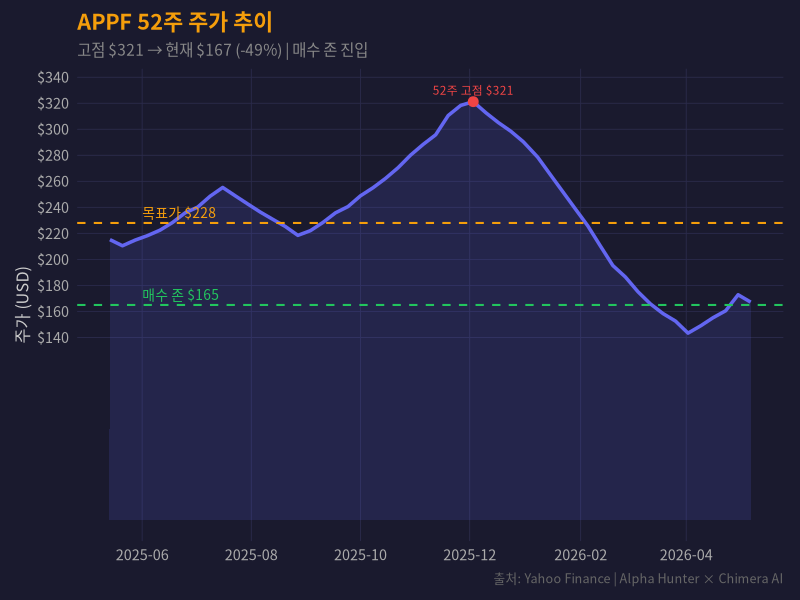
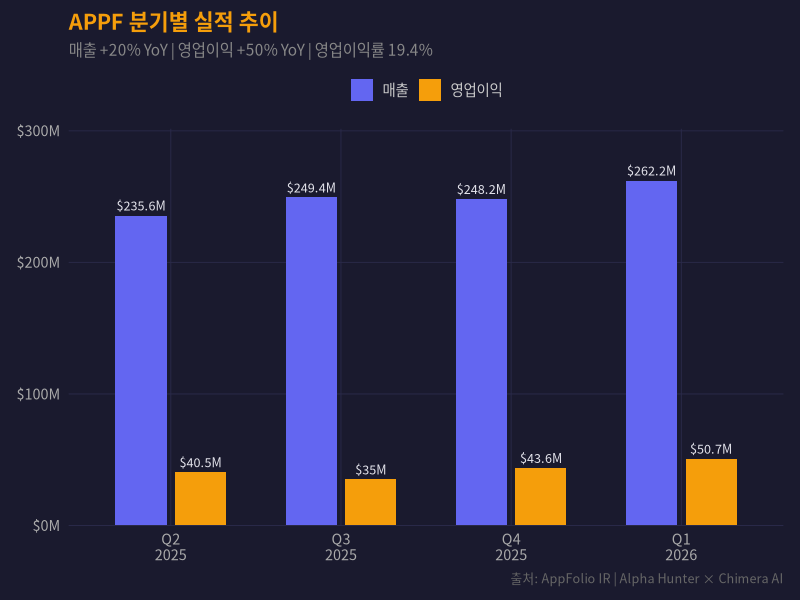
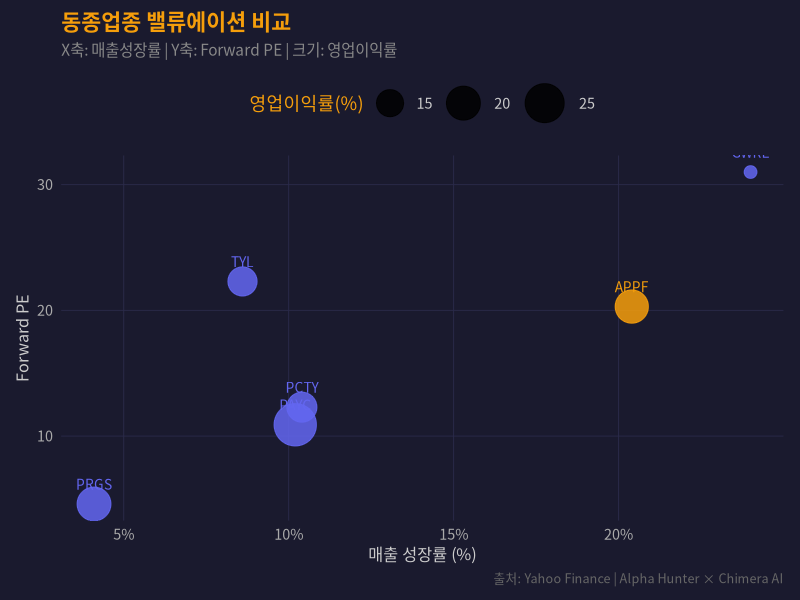
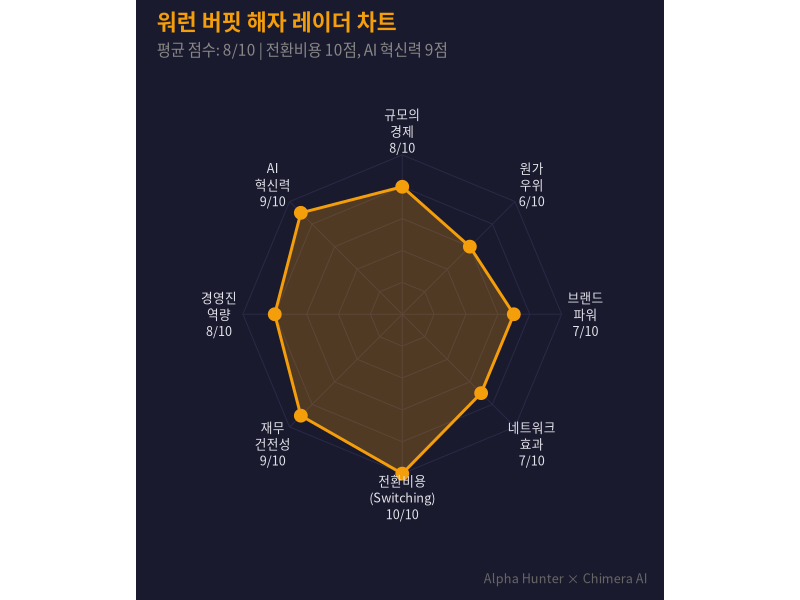
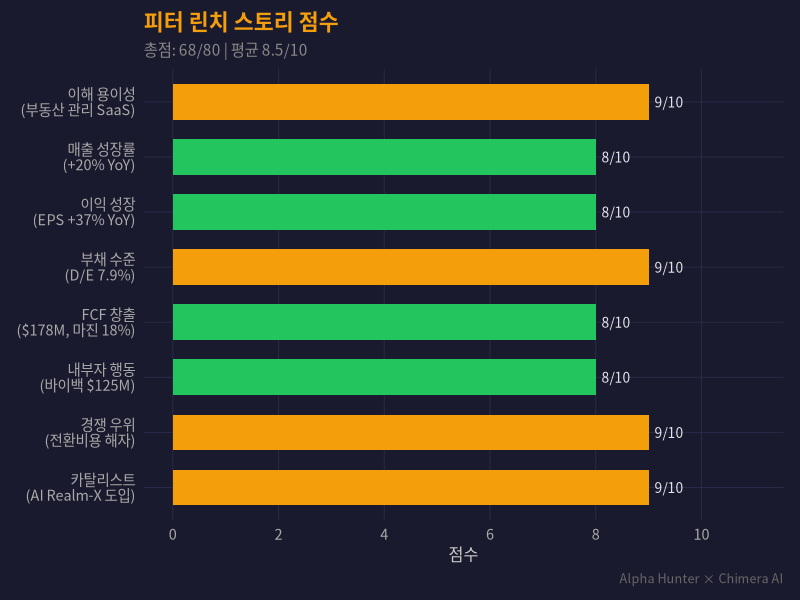
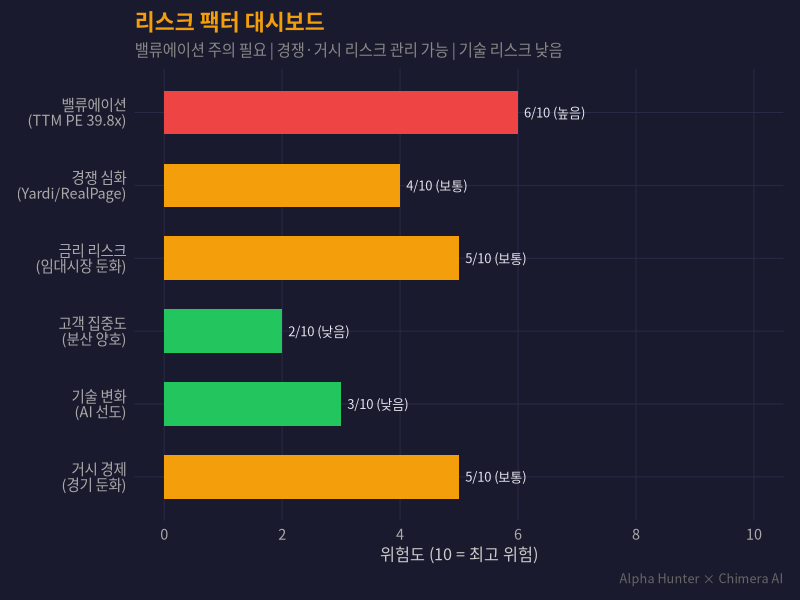
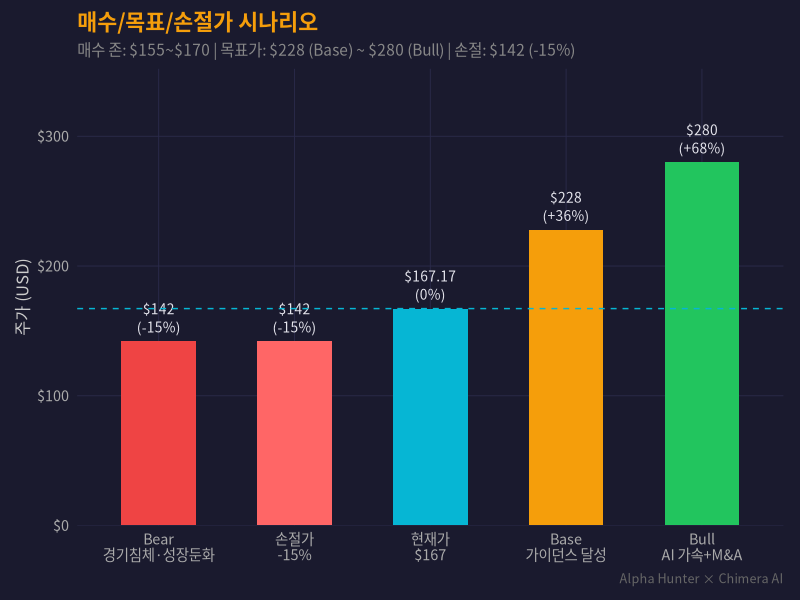

The R source for these figures, in order:
## ---- chunk 1
#| label: setup
#| include: false
library(ggplot2)
library(scales)
library(ragg)

kfont <- "Noto Sans CJK KR"

theme_hunter <- function(base_size = 13) {
  theme_minimal(base_size = base_size) +
    theme(
      plot.background = element_rect(fill = "#1a1a2e", color = NA),
      panel.background = element_rect(fill = "#1a1a2e", color = NA),
      panel.grid.major = element_line(color = "#2a2a4a", linewidth = 0.3),
      panel.grid.minor = element_blank(),
      text = element_text(family = kfont, color = "#e4e4ec"),
      axis.text = element_text(color = "#aaaaaa"),
      axis.title = element_text(color = "#cccccc", size = rel(0.9)),
      plot.title = element_text(color = "#f59e0b", face = "bold", size = rel(1.2)),
      plot.subtitle = element_text(color = "#888888", size = rel(0.85)),
      plot.caption = element_text(color = "#666666", size = rel(0.7)),
      legend.background = element_rect(fill = "#1a1a2e", color = NA),
      legend.text = element_text(color = "#cccccc"),
      legend.title = element_text(color = "#f59e0b"),
      strip.text = element_text(color = "#f59e0b", face = "bold"),
      legend.position = "top",
      plot.margin = margin(10, 12, 10, 12)
    )
}

c_amber <- "#f59e0b"
c_blue <- "#6366f1"
c_green <- "#22c55e"
c_red <- "#ef4444"
c_cyan <- "#06b6d4"
c_gray <- "#888888"
c_text <- "#e4e4ec"
## ---- chunk 2
#| label: fig-price
#| fig-cap: "APPF 52주 주가 추이 — 고점 $326에서 -49% 조정 후 $167 바닥권"
#| lightbox: true
#| fig-width: 10
#| fig-height: 5.5

prices <- data.frame(
  date = as.Date(c("2026-05-07","2026-04-30","2026-04-23","2026-04-16","2026-04-09",
                    "2026-04-02","2026-03-26","2026-03-19","2026-03-12","2026-03-05",
                    "2026-02-26","2026-02-19","2026-02-12","2026-02-05","2026-01-29",
                    "2026-01-22","2026-01-15","2026-01-08","2025-12-31","2025-12-24",
                    "2025-12-17","2025-12-10","2025-12-03","2025-11-26","2025-11-19",
                    "2025-11-12","2025-11-05","2025-10-29","2025-10-22","2025-10-15",
                    "2025-10-08","2025-10-01","2025-09-24","2025-09-17","2025-09-10",
                    "2025-09-03","2025-08-27","2025-08-20","2025-08-13","2025-08-06",
                    "2025-07-30","2025-07-23","2025-07-16","2025-07-09","2025-07-02",
                    "2025-06-25","2025-06-18","2025-06-11","2025-06-04","2025-05-28",
                    "2025-05-21","2025-05-14")),
  close = c(167.17, 172.83, 160.50, 155.20, 148.90,
            143.34, 152.60, 158.40, 165.80, 175.20,
            186.50, 195.30, 210.40, 225.80, 238.90,
            252.10, 265.30, 278.60, 290.40, 298.50,
            305.20, 312.80, 321.25, 318.40, 310.60,
            295.80, 288.40, 280.20, 270.50, 262.30,
            255.10, 248.90, 240.60, 235.80, 228.40,
            222.10, 218.50, 225.30, 230.80, 236.40,
            242.60, 248.90, 255.30, 248.60, 240.20,
            235.80, 228.40, 222.50, 218.30, 214.80,
            210.50, 215.20)
)

buy_zone <- 165
target <- 228

ggplot(prices, aes(x = date, y = close)) +
  geom_area(fill = c_blue, alpha = 0.15) +
  geom_line(color = c_blue, linewidth = 1.2) +
  geom_hline(yintercept = buy_zone, color = c_green, linetype = "dashed", linewidth = 0.7) +
  geom_hline(yintercept = target, color = c_amber, linetype = "dashed", linewidth = 0.7) +
  annotate("text", x = as.Date("2025-06-01"), y = buy_zone + 8,
           label = paste0("매수 존 $", buy_zone), color = c_green,
           family = kfont, size = 3.5, hjust = 0) +
  annotate("text", x = as.Date("2025-06-01"), y = target + 8,
           label = paste0("목표가 $", target), color = c_amber,
           family = kfont, size = 3.5, hjust = 0) +
  annotate("point", x = as.Date("2025-12-03"), y = 321.25,
           color = c_red, size = 3) +
  annotate("text", x = as.Date("2025-12-03"), y = 330,
           label = "52주 고점 $321", color = c_red,
           family = kfont, size = 3, hjust = 0.5) +
  scale_y_continuous(labels = dollar_format(), breaks = seq(140, 340, 20)) +
  scale_x_date(date_breaks = "2 months", date_labels = "%Y-%m") +
  labs(title = "APPF 52주 주가 추이",
       subtitle = "고점 $321 → 현재 $167 (-49%) | 매수 존 진입",
       x = NULL, y = "주가 (USD)",
       caption = "출처: Yahoo Finance | Alpha Hunter × Chimera AI") +
  theme_hunter()
## ---- chunk 3
#| label: fig-earnings
#| fig-cap: "APPF 분기별 매출·영업이익 추이 — 지속적 우상향, Q1 2026 영업이익 +50%"
#| lightbox: true
#| fig-width: 10
#| fig-height: 5.5

earnings <- data.frame(
  quarter = factor(c("Q2\n2025","Q3\n2025","Q4\n2025","Q1\n2026",
                      "Q2\n2025","Q3\n2025","Q4\n2025","Q1\n2026"),
                   levels = c("Q2\n2025","Q3\n2025","Q4\n2025","Q1\n2026")),
  metric = rep(c("매출", "영업이익"), each = 4),
  value = c(235.6, 249.4, 248.2, 262.2,
            40.5, 35.0, 43.6, 50.7)
)

ggplot(earnings, aes(x = quarter, y = value, fill = metric)) +
  geom_col(position = position_dodge(width = 0.7), width = 0.6) +
  geom_text(aes(label = paste0("$", value, "M")),
            position = position_dodge(width = 0.7),
            vjust = -0.5, color = c_text, family = kfont, size = 3.2) +
  scale_fill_manual(values = c("매출" = c_blue, "영업이익" = c_amber)) +
  scale_y_continuous(labels = dollar_format(suffix = "M"), expand = expansion(mult = c(0, 0.15))) +
  labs(title = "APPF 분기별 실적 추이",
       subtitle = "매출 +20% YoY | 영업이익 +50% YoY | 영업이익률 19.4%",
       x = NULL, y = NULL, fill = NULL,
       caption = "출처: AppFolio IR | Alpha Hunter × Chimera AI") +
  theme_hunter()
## ---- chunk 4
#| label: fig-valuation
#| fig-cap: "APPF vs 동종 SaaS 밸류에이션 비교 — Forward PE 20.3x로 성장 대비 합리적"
#| lightbox: true
#| fig-width: 10
#| fig-height: 5.5

peers <- data.frame(
  ticker = c("APPF", "PCTY", "PAYC", "TYL", "GWRE", "PRGS"),
  name = c("AppFolio", "Paylocity", "Paycom", "Tyler Tech", "Guidewire", "Progress"),
  fwd_pe = c(20.3, 12.3, 10.9, 22.3, 31.0, 4.6),
  rev_growth = c(20.4, 10.4, 10.2, 8.6, 24.0, 4.1),
  op_margin = c(19.4, 16.9, 28.9, 16.3, 10.7, 19.9)
)

peers$ticker <- factor(peers$ticker, levels = peers$ticker[order(peers$fwd_pe)])
peers$highlight <- ifelse(peers$ticker == "APPF", "APPF", "기타")

ggplot(peers, aes(x = rev_growth, y = fwd_pe, color = highlight, size = op_margin)) +
  geom_point(alpha = 0.85) +
  geom_text(aes(label = ticker), vjust = -1.3, size = 3.5, family = kfont, show.legend = FALSE) +
  scale_color_manual(values = c("APPF" = c_amber, "기타" = c_blue)) +
  scale_size_continuous(range = c(4, 14), name = "영업이익률(%)") +
  scale_x_continuous(labels = function(x) paste0(x, "%")) +
  labs(title = "동종업종 밸류에이션 비교",
       subtitle = "X축: 매출성장률 | Y축: Forward PE | 크기: 영업이익률",
       x = "매출 성장률 (%)", y = "Forward PE",
       color = NULL,
       caption = "출처: Yahoo Finance | Alpha Hunter × Chimera AI") +
  theme_hunter() +
  guides(color = "none")
## ---- chunk 5
#| label: fig-moat
#| fig-cap: "AppFolio 워런 버핏 해자 분석 — 전환비용(10점), AI 혁신력(9점) 최고 수준"
#| lightbox: true
#| fig-width: 8
#| fig-height: 8

moat_data <- data.frame(
  category = c("전환비용\n(Switching)", "네트워크\n효과", "브랜드\n파워", "원가\n우위",
               "규모의\n경제", "AI\n혁신력", "경영진\n역량", "재무\n건전성"),
  score = c(10, 7, 7, 6, 8, 9, 8, 9)
)

n <- nrow(moat_data)
angles <- seq(0, 2 * pi, length.out = n + 1)[1:n]
moat_data$x <- moat_data$score * cos(angles - pi/2)
moat_data$y <- moat_data$score * sin(angles - pi/2)

polygon_df <- rbind(moat_data, moat_data[1, ])

grid_lines <- do.call(rbind, lapply(c(2, 4, 6, 8, 10), function(r) {
  pts <- data.frame(
    x = r * cos(c(angles, angles[1]) - pi/2),
    y = r * sin(c(angles, angles[1]) - pi/2),
    r = r
  )
  pts
}))

spoke_df <- do.call(rbind, lapply(1:n, function(i) {
  data.frame(x = c(0, 10 * cos(angles[i] - pi/2)),
             y = c(0, 10 * sin(angles[i] - pi/2)),
             group = i)
}))

label_r <- 11.5
label_df <- data.frame(
  x = label_r * cos(angles - pi/2),
  y = label_r * sin(angles - pi/2),
  label = paste0(moat_data$category, "\n", moat_data$score, "/10")
)

ggplot() +
  geom_path(data = grid_lines, aes(x = x, y = y, group = r),
            color = "#2a2a4a", linewidth = 0.3) +
  geom_line(data = spoke_df, aes(x = x, y = y, group = group),
            color = "#2a2a4a", linewidth = 0.3) +
  geom_polygon(data = polygon_df, aes(x = x, y = y),
               fill = c_amber, alpha = 0.25, color = c_amber, linewidth = 1) +
  geom_point(data = moat_data, aes(x = x, y = y),
             color = c_amber, size = 4) +
  geom_text(data = label_df, aes(x = x, y = y, label = label),
            color = c_text, family = kfont, size = 3.2, lineheight = 1.1) +
  coord_fixed(xlim = c(-14, 14), ylim = c(-14, 14)) +
  labs(title = "워런 버핏 해자 레이더 차트",
       subtitle = paste0("평균 점수: ", round(mean(moat_data$score), 1), "/10 | 전환비용 10점, AI 혁신력 9점"),
       caption = "Alpha Hunter × Chimera AI") +
  theme_hunter() +
  theme(axis.text = element_blank(), axis.title = element_blank(),
        panel.grid.major = element_blank())
## ---- chunk 6
#| label: fig-lynch
#| fig-cap: "AppFolio 피터 린치 스토리 점수 — 일상에서 보이는 SaaS, 높은 성장성"
#| lightbox: true
#| fig-width: 10
#| fig-height: 5.5

lynch <- data.frame(
  item = c("이해 용이성\n(부동산 관리 SaaS)",
           "매출 성장률\n(+20% YoY)",
           "이익 성장\n(EPS +37% YoY)",
           "부채 수준\n(D/E 7.9%)",
           "FCF 창출\n($178M, 마진 18%)",
           "내부자 행동\n(바이백 $125M)",
           "경쟁 우위\n(전환비용 해자)",
           "카탈리스트\n(AI Realm-X 도입)"),
  score = c(9, 8, 8, 9, 8, 8, 9, 9)
)

lynch$item <- factor(lynch$item, levels = rev(lynch$item))
lynch$color <- ifelse(lynch$score >= 9, c_amber,
                      ifelse(lynch$score >= 7, c_green, c_gray))

ggplot(lynch, aes(x = item, y = score, fill = color)) +
  geom_col(width = 0.65, show.legend = FALSE) +
  geom_text(aes(label = paste0(score, "/10")),
            hjust = -0.2, color = c_text, family = kfont, size = 3.5) +
  scale_fill_identity() +
  scale_y_continuous(limits = c(0, 11), breaks = seq(0, 10, 2)) +
  coord_flip() +
  labs(title = "피터 린치 스토리 점수",
       subtitle = paste0("총점: ", sum(lynch$score), "/80 | 평균 ", round(mean(lynch$score), 1), "/10"),
       x = NULL, y = "점수",
       caption = "Alpha Hunter × Chimera AI") +
  theme_hunter()
## ---- chunk 7
#| label: fig-risk
#| fig-cap: "APPF 리스크 팩터 대시보드 — 밸류에이션 리스크 중간, 나머지 관리 가능"
#| lightbox: true
#| fig-width: 10
#| fig-height: 5.5

risk <- data.frame(
  factor = c("밸류에이션\n(TTM PE 39.8x)", "경쟁 심화\n(Yardi/RealPage)", "금리 리스크\n(임대시장 둔화)",
             "고객 집중도\n(분산 양호)", "기술 변화\n(AI 선도)", "거시 경제\n(경기 둔화)"),
  level = c(6, 4, 5, 2, 3, 5),
  category = c("높음", "보통", "보통", "낮음", "낮음", "보통")
)

risk$factor <- factor(risk$factor, levels = rev(risk$factor))
risk$fill_col <- ifelse(risk$level >= 6, c_red,
                        ifelse(risk$level >= 4, c_amber, c_green))

ggplot(risk, aes(x = factor, y = level, fill = fill_col)) +
  geom_col(width = 0.6, show.legend = FALSE) +
  geom_text(aes(label = paste0(level, "/10 (", category, ")")),
            hjust = -0.1, color = c_text, family = kfont, size = 3.3) +
  scale_fill_identity() +
  scale_y_continuous(limits = c(0, 10), breaks = seq(0, 10, 2)) +
  coord_flip() +
  labs(title = "리스크 팩터 대시보드",
       subtitle = "밸류에이션 주의 필요 | 경쟁·거시 리스크 관리 가능 | 기술 리스크 낮음",
       x = NULL, y = "위험도 (10 = 최고 위험)",
       caption = "Alpha Hunter × Chimera AI") +
  theme_hunter()
## ---- chunk 8
#| label: fig-scenario
#| fig-cap: "APPF 투자 시나리오 — Bull $280 (+68%), Base $228 (+36%), Bear $142 (-15%)"
#| lightbox: true
#| fig-width: 10
#| fig-height: 5.5

scenarios <- data.frame(
  scenario = factor(c("Bear\n(경기침체·성장둔화)", "현재가", "손절가\n(-15%)",
                       "Base\n(가이던스 달성)", "Bull\n(AI 가속·M&A)"),
                    levels = c("Bear\n(경기침체·성장둔화)", "손절가\n(-15%)", "현재가",
                               "Base\n(가이던스 달성)", "Bull\n(AI 가속·M&A)")),
  price = c(142, 167.17, 142, 228, 280),
  label_price = c("$142", "$167", "$142", "$228", "$280"),
  color = c(c_red, c_cyan, c_red, c_amber, c_green)
)

scenario_plot <- data.frame(
  scenario = factor(c("Bear\n경기침체·성장둔화", "손절가\n-15%", "현재가\n$167",
                       "Base\n가이던스 달성", "Bull\nAI 가속+M&A"),
                    levels = c("Bear\n경기침체·성장둔화", "손절가\n-15%", "현재가\n$167",
                               "Base\n가이던스 달성", "Bull\nAI 가속+M&A")),
  price = c(142, 142, 167.17, 228, 280),
  color = c(c_red, "#ff6666", c_cyan, c_amber, c_green),
  returns = c("-15%", "-15%", "0%", "+36%", "+68%")
)

ggplot(scenario_plot, aes(x = scenario, y = price, fill = color)) +
  geom_col(width = 0.55, show.legend = FALSE) +
  geom_text(aes(label = paste0("$", price, "\n(", returns, ")")),
            vjust = -0.3, color = c_text, family = kfont, size = 3.5, lineheight = 1.1) +
  geom_hline(yintercept = 167.17, color = c_cyan, linetype = "dashed", linewidth = 0.5) +
  scale_fill_identity() +
  scale_y_continuous(labels = dollar_format(), limits = c(0, 320),
                     expand = expansion(mult = c(0, 0.1))) +
  labs(title = "매수/목표/손절가 시나리오",
       subtitle = "매수 존: $155~$170 | 목표가: $228 (Base) ~ $280 (Bull) | 손절: $142 (-15%)",
       x = NULL, y = "주가 (USD)",
       caption = "Alpha Hunter × Chimera AI") +
  theme_hunter()
